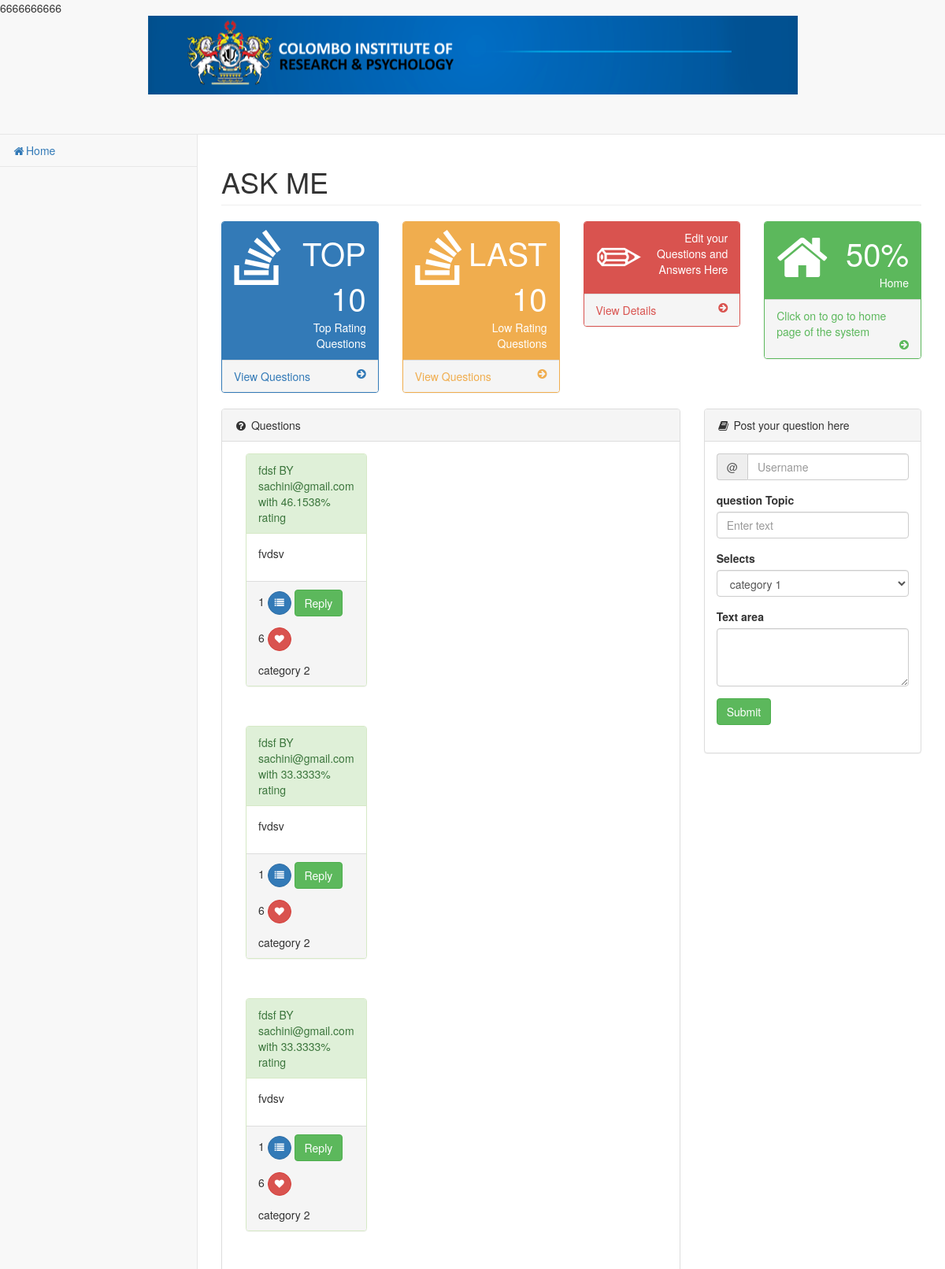
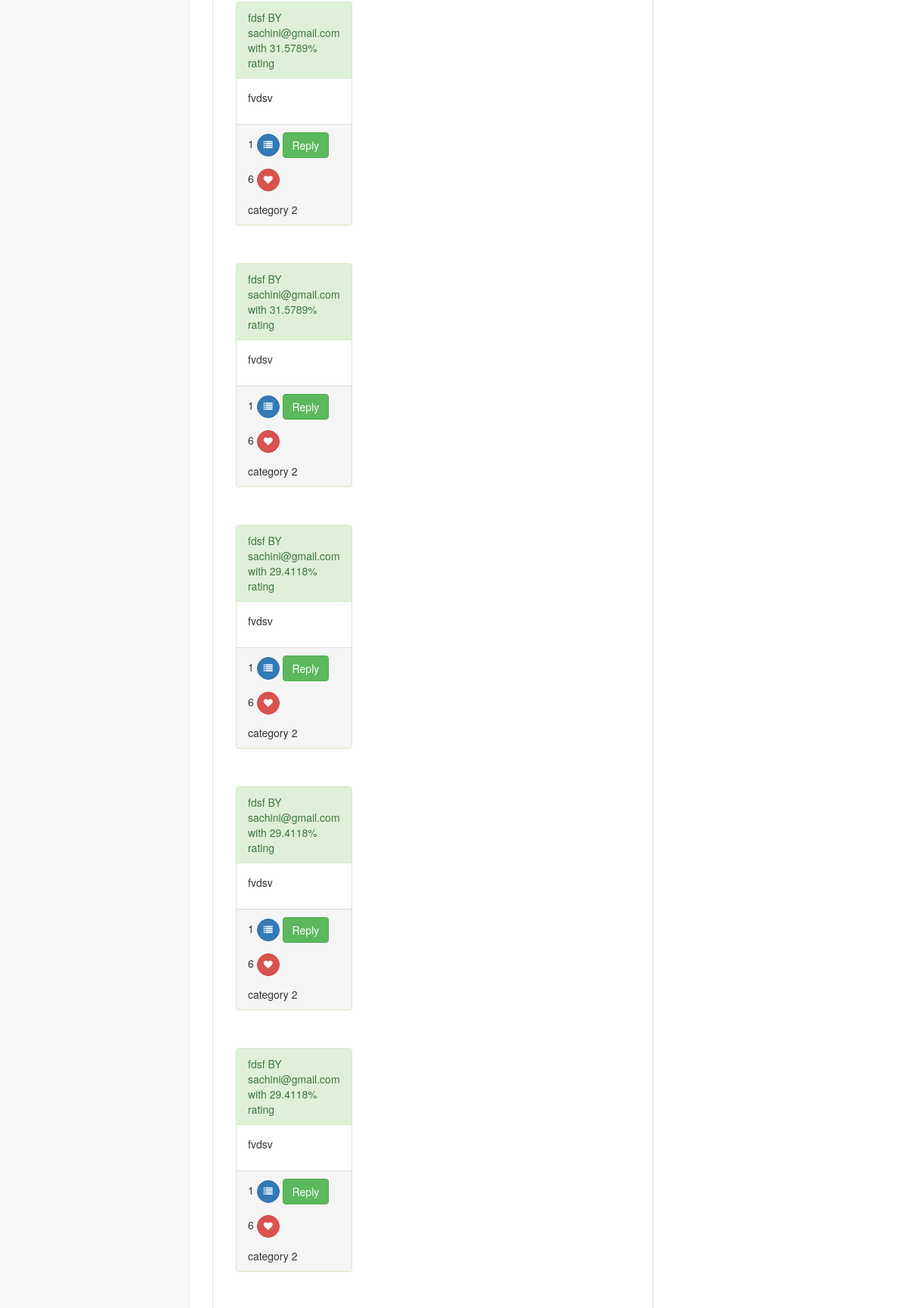
Screenshot of /finalForum/pages/top.php (upper part) with the database file from the repository (2 pictures, top to bottom).
### tables this page shows
CREATE TABLE `like_percentage` (
  `id` int(11) NOT NULL,
  `q_ID` int(11) NOT NULL,
  `percentage` float NOT NULL
);

CREATE TABLE `question` (
  `q_ID` int(11) NOT NULL,
  `topic` varchar(100) NOT NULL,
  `q_detail` varchar(100) NOT NULL,
  `replies` int(11) NOT NULL,
  `likes` int(11) NOT NULL,
  `user_email` varchar(100) NOT NULL,
  `category` varchar(100) NOT NULL
);

### finalForum/pages/top.php (the view, shortened to what this page needs)
<?php
include 'config.php';
	$result3= mysqli_query($conn , "SELECT `percentage`,`q_ID` FROM like_percentage ORDER BY `percentage` DESC LIMIT 10");
	while ($row = mysqli_fetch_assoc($result3))
	{
		echo $row['q_ID'];
	}
?>
<!DOCTYPE html>
<html lang="en">
<head>
    <link href="../vendor/bootstrap/css/bootstrap.min.css" rel="stylesheet">
    <link href="../vendor/metisMenu/metisMenu.min.css" rel="stylesheet">
    <link href="../dist/css/sb-admin-2.css" rel="stylesheet">
    <link href="../vendor/morrisjs/morris.css" rel="stylesheet">
    <link href="../vendor/font-awesome/css/font-awesome.min.css" rel="stylesheet" type="text/css">
</head>
<body>
    <div id="wrapper">
        <div class="bgimg"></div>
        <nav class="navbar navbar-default navbar-static-top" role="navigation" style="margin-bottom: 0">
            <div class="navbar-header">
                <a class="navbar-brand" href="index.html"></a>
            </div>
            <div class="navbar-default sidebar" role="navigation">
                <div class="sidebar-nav navbar-collapse">
                    <ul class="nav" id="side-menu">
                        <li>
                            <a href="home.php"><i class="fa fa-home fa-fw"></i>Home</a>
                        </li>
                    </ul>
                </div>
            </div>
        </nav>
        <div id="page-wrapper">
            <div class="row">
                <div class="col-lg-12">
                    <h1 class="page-header">ASK ME</h1>
                </div>
            </div>
            <div class="row">
                <div class="col-lg-3 col-md-6">
                    <div class="panel panel-primary">
                        <div class="panel-heading">
                            <div class="row">
                                <div class="col-xs-3">
                                    <i class="fa fa-stack-overflow fa-5x"></i>
                                </div>
                                <div class="col-xs-9 text-right">
                                    <div class="huge">TOP 10</div>
                                    <div>Top Rating Questions</div>
                                </div>
                            </div>
                        </div>
                        <a href="top.php">
                            <div class="panel-footer">
                                <span class="pull-left">View Questions</span>
                                <span class="pull-right"><i class="fa fa-arrow-circle-right"></i></span>
                                <div class="clearfix"></div>
                            </div>
                        </a>
                    </div>
                </div>
                <div class="col-lg-3 col-md-6">
                    <div class="panel panel-yellow">
                        <div class="panel-heading">
                            <div class="row">
                                <div class="col-xs-3">
                                    <i class="fa fa-stack-overflow fa-5x"></i>
                                </div>
                                <div class="col-xs-9 text-right">
                                    <div class="huge">LAST 10</div>
                                    <div>Low Rating Questions</div>
                                </div>
                            </div>
                        </div>
                        <a href="last.php">
                            <div class="panel-footer">
                                <span class="pull-left">View Questions</span>
                                <span class="pull-right"><i class="fa fa-arrow-circle-right"></i></span>
                                <div class="clearfix"></div>
                            </div>
                        </a>
                    </div>
                </div>
                <div class="col-lg-3 col-md-6">
                    <div class="panel panel-red">
                        <div class="panel-heading">
                            <div class="row">
                                <div class="col-xs-3">
                                    <i class="fa glyphicon-pencil fa-5x"></i>
                                </div>
                                <div class="col-xs-9 text-right">
                                    <div>Edit your Questions and Answers Here</div>
                                </div>
                            </div>
                        </div>
                        <a href="initaccount.php">
                            <div class="panel-footer">
                                <span class="pull-left">View Details</span>
                                <span class="pull-right"><i class="fa fa-arrow-circle-right"></i></span>
                                <div class="clearfix"></div>
                            </div>
                        </a>
                    </div>
                </div><div class="col-lg-3 col-md-6">
                    <div class="panel panel-green">
                        <div class="panel-heading">
                            <div class="row">
                                <div class="col-xs-3">
                                    <i class="fa fa-home fa-5x"></i>
                                </div>
                                <div class="col-xs-9 text-right">
                                    <div class="huge">50%</div>
                                    <div>Home</div>
                                </div>
                            </div>
                        </div>
                        <a href="../../../a/student.php">
                            <div class="panel-footer">
                                <span class="pull-left">Click on to go to home page of the system</span>
                                <span class="pull-right"><i class="fa fa-arrow-circle-right"></i></span>
                                <div class="clearfix"></div>
                            </div>
                        </a>
                    </div>
                </div>
            </div>
            <div class="row">
                <div class="col-lg-8">
                    <div class="panel panel-default">
                        <div class="panel-heading">
                            <i class="fa fa-question-circle fa-fw"></i> Questions
                        </div>
  <?php
	$result3= mysqli_query($conn , "SELECT `percentage`,`q_ID` FROM like_percentage ORDER BY `percentage` DESC LIMIT 10");
	while ($row = mysqli_fetch_assoc($result3))
	{
		$qid=$row['q_ID'];
		$p=$row['percentage'];
		$result4= mysqli_query($conn , "SELECT * FROM question WHERE `q_ID`='$qid'");
		while ($row = mysqli_fetch_assoc($result4))
		{
                        		echo'<div class="panel-body">';
                				echo'<div class="col-lg-4">';
                    			echo'<div class="panel panel-success">';
                        			echo'<div class="panel-heading">
                           	 			'.$row['topic'].' BY '.$row['user_email'].' with '.$p.'% rating
                        				</div>
                        				<div class="panel-body">
                            				<p>'.$row['q_detail'].'</p>
                        				</div>
                        				<div class="panel-footer">
                           					<form method="post" action="reply.php">
                            					<input type="hidden" name="id" value='.$row['q_ID'].'>
                            					<lable>'.$row['replies'].'</lable>
                            					<button type="button" class="btn btn-primary btn-circle" ><i class="fa fa-list"></i>
                            					</button>
                            					<input type="submit" class="btn btn-success" name="submit" value="Reply">
                            				</form>
                            				<form class="form-once-only" action="like.php" method="post">
                            					<input type="hidden" name="id" value='.$row['q_ID'].'>
                            					<lable>'.$row['likes'].'</lable>
                        <button type="submit" name="like" class="btn btn-danger btn-circle"><i class="fa fa-heart" id="like"></i>
                            					</button>';
                            				echo'</form>
                            				<lable>'.$row['category'].'</lable>
                        				</div>';
                            	echo'</div>';
                				echo'</div>';
                				echo'</div>';
                			}
                		}
                		?>
                    </div>
                </div>
                <div class="col-lg-4">
                    <div class="panel panel-default">
                        <div class="panel-heading">
                            <i class="fa fa-book fa-fw"></i> Post your question here
                        </div>
                        <div class="panel-body">
                            <div class="list-group">
                            	<form role="form" action="insertQ.php" method="post">
                                <div class="form-group input-group">
                                        <span class="input-group-addon">@</span>
                                        <input type="email" name="username" class="form-control" placeholder="Username">
                                 </div>
                                <div class="form-group">
                                            <label>question Topic</label>
                                            <input type="text" name="topic" class="form-control" placeholder="Enter text">
                                </div>
                                <div class="form-group">
                                            <label>Selects</label>
                                            <select class="form-control" name="category">
                                                <option>category 1</option>
                                            </select>
                                        </div>
                                <div class="form-group">
                                            <label>Text area</label>
                                            <textarea name="q_detail" class="form-control" rows="3"></textarea>
                                </div>
                                <input type="submit" name="submit" class="btn btn-success" valu="Post">
                				</form>
                            </div>
                        </div>
                    </div>
                    </div>
                </div>
            </div>
        </div>
</body>
</html>

### finalForum/pages/top.php (style rules this page uses)
.bgimg { background-image: url('logo.png'); height: 100px; width: auto; background-repeat: no-repeat; background-position: center; }

### rows the page displays
like_percentage: q_ID "6", percentage "33.3333"
like_percentage: q_ID "6", percentage "33.3333"
like_percentage: q_ID "6", percentage "31.5789"
like_percentage: q_ID "6", percentage "31.5789"
like_percentage: q_ID "6", percentage "29.4118"
like_percentage: q_ID "6", percentage "29.4118"
like_percentage: q_ID "6", percentage "29.4118"
like_percentage: q_ID "6"
like_percentage: q_ID "6"
like_percentage: percentage "46.1538"
question: topic "fdsf", user_email "sachini@gmail.com", q_detail "fvdsv", replies "1", likes "6", category "category 2"
